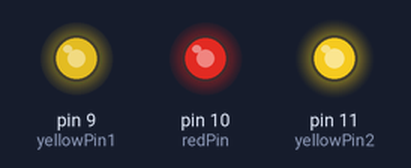
Bench run of a sketch on a simulated Arduino Uno, built with avr-gcc and run on an emulated ATmega328P. On the bench: output pins drawn as LEDs (lit = HIGH). Random numbers use the default seed unless the sketch sets one.

Above: at 0.37 s.
At 7.48 s:
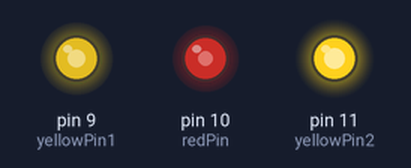
At 10.59 s:
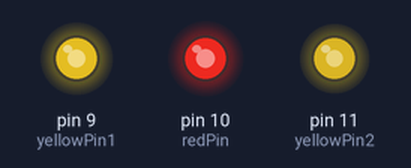
At 21.12 s:
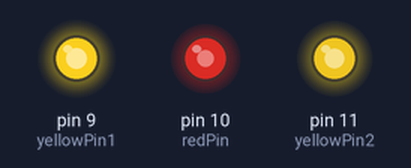
At 28.18 s:
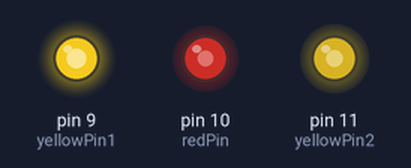
At 39.32 s:
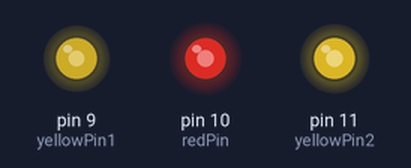
Timing chart, 0 to 40.0 s (numbered marks = the images above):
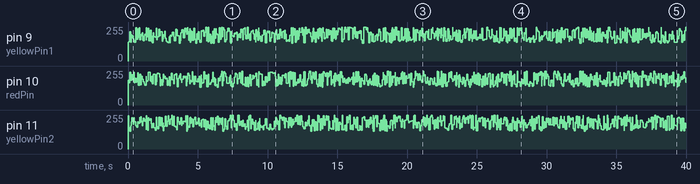

The sketch:

p09_led_fire_effect.ino
```cpp
//Project  9 - LED Fire Effect

int yellowPin1 = 9;
int redPin = 10;
int yellowPin2 = 11;


void setup(){
  pinMode(yellowPin1, OUTPUT);
  pinMode(redPin, OUTPUT);
  pinMode(yellowPin2, OUTPUT);
}


void loop(){
  analogWrite(yellowPin1, random(120)+135);
  analogWrite(redPin, random(120)+135);
  analogWrite(yellowPin2, random(120)+135);
  delay(random(100));
}
```
